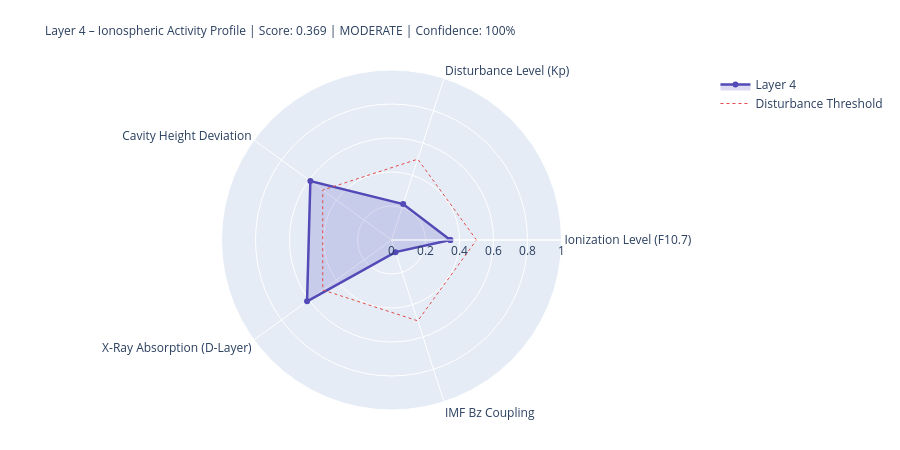

This figure's notebook cell:
### Markdown cell above
---
## 4. State Assessment & Handoff to Layer 5

### Code cell
# ============================================================
# LAYER-4-SCORE
# ============================================================

COMPONENTS = {
    'Ionization Level (F10.7)':    {'score': ioniz,       'source': 'primary' if f107_now else 'from_layer0', 'dynamic': True},
    'Disturbance Level (Kp)':          {'score': disturb,     'source': 'primary' if kp_now   else 'from_layer0', 'dynamic': True},
    'Cavity Height Deviation':    {'score': h_dev,       'source': 'derived',                                'dynamic': True},
    'X-Ray Absorption (D-Layer)':{'score': xray_ioniz,  'source': 'primary' if xray_now else 'missing',     'dynamic': True},
    'IMF Bz Coupling':             {'score': bz_coupling, 'source': 'primary' if bz_now   else 'from_layer0', 'dynamic': True},
}

available    = {k: v['score'] for k, v in COMPONENTS.items() if v['score'] is not None}
unavailable  = [k for k, v in COMPONENTS.items() if v['score'] is None]
layer4_score = round(sum(available.values()) / len(available), 4) if available else None
confidence   = round(len(available) / len(COMPONENTS), 2)
level = ('unknown' if layer4_score is None
         else 'quiet'   if layer4_score < 0.3
         else 'moderate' if layer4_score < 0.6
         else 'active')
dominant_l4 = max(available, key=available.get) if available else 'none'

# Resonance delta for Schumann SR-1
sr1_ref = schumann_freq(1, 80.0)
sr1_now = schumann_freq(1, h_eff)
sr1_delta_mhz = (sr1_now - sr1_ref) * 1000

# Propagation conditions
prop_cond = ('disturbed'   if kp_val > 4
             else 'unsettled' if kp_val > 2
             else 'normal')
if xray_class in ['X', 'M']:
    prop_cond = 'Radio-Blackout moeglich'

W = 68
print('=' * W)
print('LAYER 4 – IONOSPHERE – STATE ASSESSMENT')
print('=' * W)
for name, comp in COMPONENTS.items():
    s = comp['score']
    if s is not None:
        bar = '█' * int(s * 20) + '░' * (20 - int(s * 20))
        print(f'  {name:<36} {bar}  {s:.3f}  [{comp["source"]}]')
    else:
        print(f'  {name:<36} {"─" * 20}  n/a   [missing]')
print('-' * W)
print(f'  Score:          {layer4_score:.3f}  ({len(available)}/{len(COMPONENTS)} components)')
print(f'  Confidence:     {confidence:.0%}')
print(f'  Level:          {level.upper()}')
print(f'  Dominant:       {dominant_l4}')
print(f'  Cavity height:  {h_eff:.1f} km  (Ref: 80.0 km)')
print(f'  SR-1:           {sr1_now:.3f} Hz  (Δ {sr1_delta_mhz:+.1f} mHz vs. ref)')
print(f'  Propagation:    {prop_cond}')
print(f'  X-Ray:          {xray_class}-class  ({xray_now:.2e} W/m²)' if xray_now else '  X-Ray:          n/a')
print('=' * W)

# Radar
cats   = list(available.keys())
vals_r = list(available.values())
if len(cats) >= 3:
    fig = go.Figure()
    fig.add_trace(go.Scatterpolar(
        r=vals_r + [vals_r[0]], theta=cats + [cats[0]],
        fill='toself', fillcolor='rgba(83,74,183,0.20)',
        line=dict(color='#534AB7', width=2.5), name='Layer 4'
    ))
    fig.add_trace(go.Scatterpolar(
        r=[0.5] * (len(cats)+1), theta=cats + [cats[0]],
        line=dict(color='#E24B4A', dash='dot', width=1),
        mode='lines', name='Disturbance Threshold'
    ))
    fig.update_layout(
        title=dict(
            text=f'Layer 4 – Ionospheric Activity Profile | Score: {layer4_score:.3f} | {level.upper()} | Confidence: {confidence:.0%}',
            font=dict(size=12)
        ),
        polar=dict(radialaxis=dict(visible=True, range=[0, 1])),
        height=450, showlegend=True,
        margin=dict(l=80, r=80, t=70, b=40)
    )
    fig.show()

### Figure 1 — Plotly figure (JSON) as saved in the notebook; plotly's stock layout.template omitted (floating-point values rounded to 4 significant figures)
{"data": [{"fill": "toself", "fillcolor": "rgba(83,74,183,0.20)", "line": {"color": "#534AB7", "width": 2.5}, "name": "Layer 4", "r": [0.346, 0.222, 0.59, 0.614, 0.075, 0.346], "theta": ["Ionization Level (F10.7)", "Disturbance Level (Kp)", "Cavity Height Deviation", "X-Ray Absorption (D-Layer)", "IMF Bz Coupling", "Ionization Level (F10.7)"], "type": "scatterpolar"}, {"line": {"color": "#E24B4A", "dash": "dot", "width": 1}, "mode": "lines", "name": "Disturbance Threshold", "r": [0.5, 0.5, 0.5, 0.5, 0.5, 0.5], "theta": ["Ionization Level (F10.7)", "Disturbance Level (Kp)", "Cavity Height Deviation", "X-Ray Absorption (D-Layer)", "IMF Bz Coupling", "Ionization Level (F10.7)"], "type": "scatterpolar"}], "layout": {"height": 450, "margin": {"b": 40, "l": 80, "r": 80, "t": 70}, "polar": {"radialaxis": {"range": [0, 1], "visible": true}}, "showlegend": true, "title": {"font": {"size": 12}, "text": "Layer 4 – Ionospheric Activity Profile | Score: 0.369 | MODERATE | Confidence: 100%"}}}
